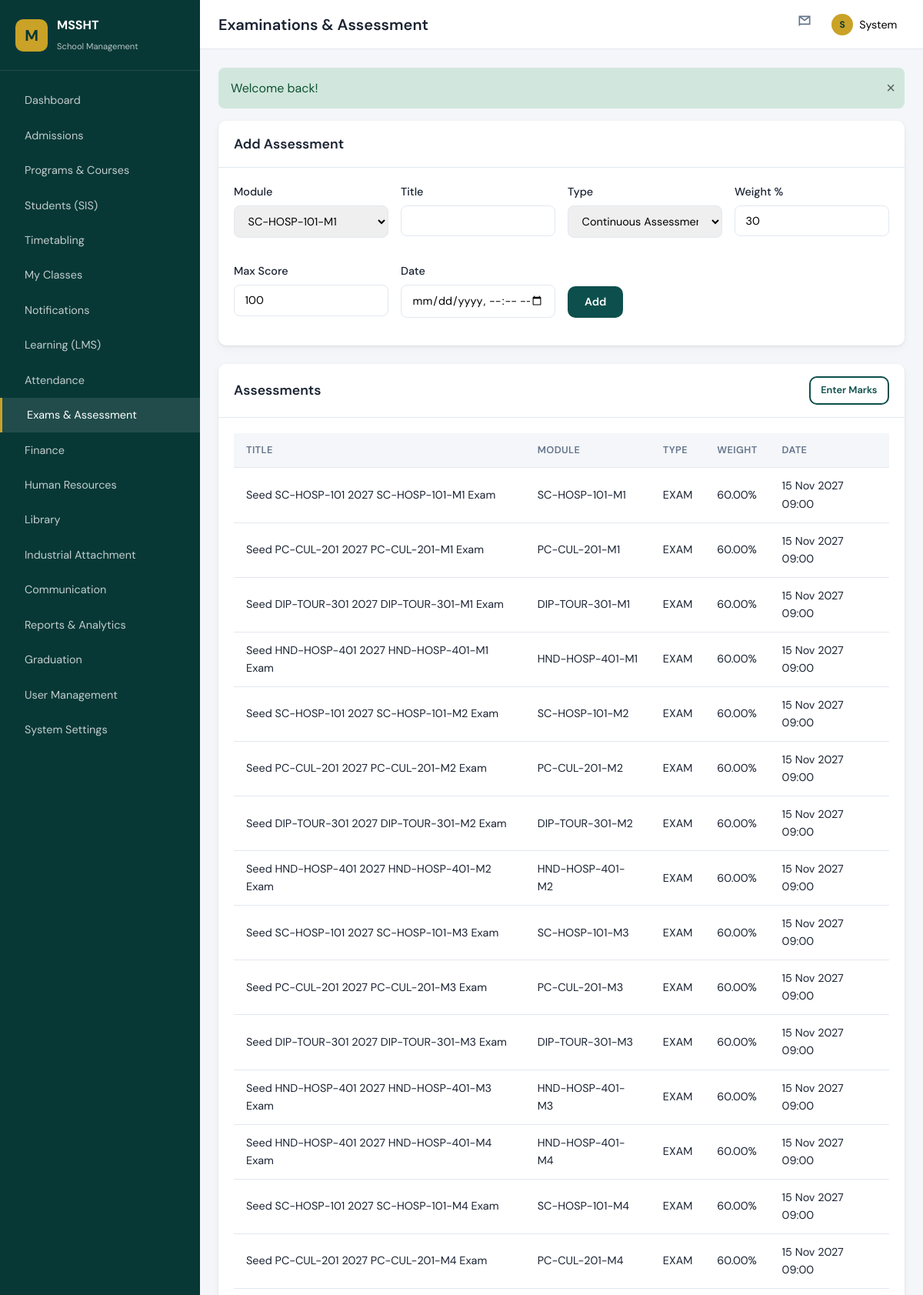
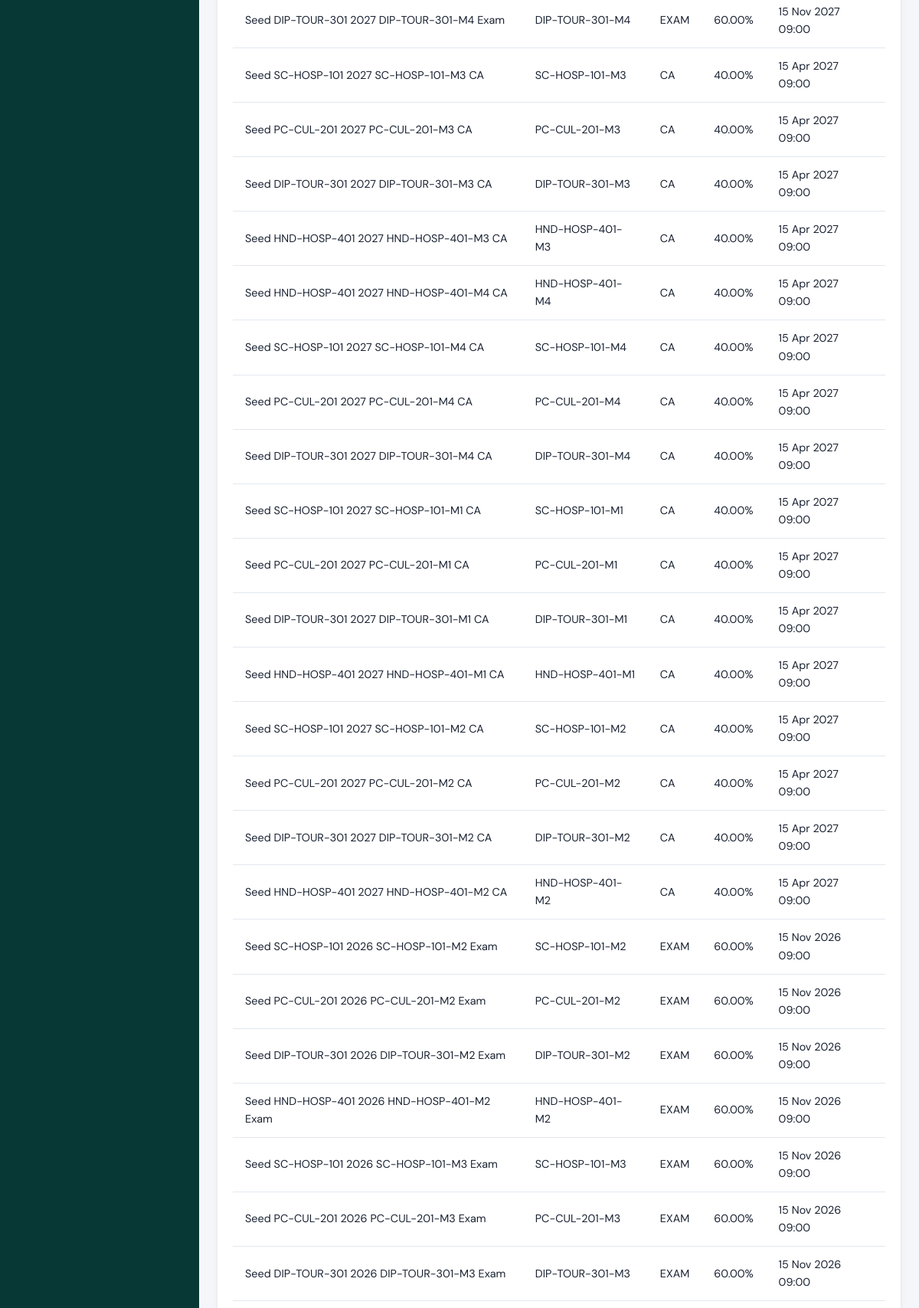
Page /modules/exams/index.php (signed in, upper part) on the committed database (2 pictures, top to bottom).
### tables this page shows
CREATE TABLE assessments (
    id INT UNSIGNED AUTO_INCREMENT PRIMARY KEY,
    module_id INT UNSIGNED NOT NULL,
    title VARCHAR(200) NOT NULL,
    assessment_type ENUM('ca', 'exam', 'project', 'practical') NOT NULL,
    weight_percent DECIMAL(5,2) DEFAULT 0,
    max_score DECIMAL(6,2) DEFAULT 100,
    scheduled_date DATETIME NULL,
    created_at TIMESTAMP DEFAULT CURRENT_TIMESTAMP,
    FOREIGN KEY (module_id) REFERENCES modules(id) ON DELETE CASCADE
);

CREATE TABLE modules (
    id INT UNSIGNED AUTO_INCREMENT PRIMARY KEY,
    program_id INT UNSIGNED NOT NULL,
    code VARCHAR(20) NOT NULL,
    name VARCHAR(200) NOT NULL,
    credits DECIMAL(4,2) DEFAULT 0,
    semester TINYINT UNSIGNED DEFAULT 1,
    is_core TINYINT(1) DEFAULT 1,
    FOREIGN KEY (program_id) REFERENCES programs(id) ON DELETE CASCADE,
    UNIQUE KEY uk_program_module (program_id, code)
);

### includes/helpers.php (called while the page is built, shortened)
<?php
function e(?string $value): string
{
    return htmlspecialchars($value ?? '', ENT_QUOTES, 'UTF-8');
}
function formatDate(?string $date, string $format = 'd M Y'): string
{
    return date($format, strtotime($date));
}
    function getRoleModules(?string $roleKey): array
    {
        try {
            $db = getDB();
            $stmt = $db->prepare('SELECT module_permissions FROM roles WHERE role_key = ? AND status = "active" LIMIT 1');
            $stmt->execute([$roleKey]);
            $json = $stmt->fetchColumn();
            if ($json) {
                $decoded = json_decode((string) $json, true);
                if (is_array($decoded)) {
                    return array_values(array_filter($decoded, static fn ($module) => is_string($module) && $module !== ''));
                }
            }
        } catch (Exception $e) {
        }
        return DEFAULT_ROLE_MODULES[$roleKey] ?? [];
    }

### includes/auth.php (called while the page is built, shortened)
<?php
function currentUser(): ?array
{
    return $_SESSION['user'] ?? null;
}
function currentRole(): ?string
{
    $user = currentUser();
    return $user['role'] ?? null;
}
function getAccessibleModules(?int $userId = null): array
{
    $role = currentRole();
    $modules = getRoleModules($role);
    return array_values(array_unique($modules));
}

### modules/exams/index.php (the view, shortened to what this page needs)
<?php
$db = getDB();
$assessments = $db->query(
    'SELECT a.*, m.code FROM assessments a JOIN modules m ON m.id = a.module_id ORDER BY a.scheduled_date DESC'
)->fetchAll();
$modules = $db->query('SELECT id, code, name FROM modules')->fetchAll();
require_once __DIR__ . '/../../includes/header.php';
?>
<div class="card">
    <div class="card-header"><h2>Add Assessment</h2></div>
    <div class="card-body">
        <form method="post" class="form-row">
            <div class="form-group">
                <label>Module</label>
                <select name="module_id" required><?php foreach ($modules as $m): ?>
                <option value="<?= $m['id'] ?>"><?= e($m['code']) ?></option><?php endforeach; ?></select>
            </div>
            <div class="form-group"><label>Title</label><input name="title" required></div>
            <div class="form-group">
                <label>Type</label>
                <select name="assessment_type"><option value="ca">Continuous Assessment</option><option value="exam">Exam</option><option value="project">Project</option><option value="practical">Practical</option></select>
            </div>
            <div class="form-group"><label>Weight %</label><input type="number" step="0.01" name="weight_percent" value="30"></div>
            <div class="form-group"><label>Max Score</label><input type="number" name="max_score" value="100"></div>
            <div class="form-group"><label>Date</label><input type="datetime-local" name="scheduled_date"></div>
            <div class="form-group" style="align-self:flex-end;"><button type="submit" class="btn btn-primary">Add</button></div>
        </form>
    </div>
</div>
<div class="card">
    <div class="card-header"><h2>Assessments</h2><a href="marks.php" class="btn btn-sm btn-outline">Enter Marks</a></div>
    <div class="card-body table-wrap">
        <table class="data-table">
            <thead><tr><th>Title</th><th>Module</th><th>Type</th><th>Weight</th><th>Date</th></tr></thead>
            <tbody>
            <?php foreach ($assessments as $a): ?>
            <tr>
                <td><?= e($a['title']) ?></td>
                <td><?= e($a['code']) ?></td>
                <td><?= e(strtoupper($a['assessment_type'])) ?></td>
                <td><?= e($a['weight_percent']) ?>%</td>
                <td><?= $a['scheduled_date'] ? formatDate($a['scheduled_date'], 'd M Y H:i') : '—' ?></td>
            </tr>
            <?php endforeach; ?>
            </tbody>
        </table>
    </div>
</div>
<?php require_once __DIR__ . '/../../includes/footer.php'; ?>

### assets/css/main.css (style rules this page uses)
:root { --color-primary: #0d4f4c; --color-primary-dark: #083836; --color-primary-light: #1a7a75; --color-accent: #c9a227; --color-accent-light: #e8c547; --color-bg: #f4f6f9; --color-surface: #ffffff; --color-text: #1a2332; --color-text-muted: #64748b; --color-border: #e2e8f0; --color-danger: #dc3545; --color-success: #198754; --color-warning: #ffc107; --color-info: #0dcaf0; --sidebar-width: 260px; --topbar-height: 64px; --radius: 10px; --shadow: 0 1px 3px rgba(0,0,0,.08), 0 4px 12px rgba(0,0,0,.04); --font-sans: 'DM Sans', system-ui, sans-serif; --font-display: 'Playfair Display', Georgia, serif; }
*, *::before, *::after { box-sizing: border-box; margin: 0; padding: 0; }
html { font-size: 16px; scroll-behavior: smooth; }
body { font-family: var(--font-sans); color: var(--color-text); background: var(--color-bg); line-height: 1.6; }
a { color: var(--color-primary-light); text-decoration: none; }
.btn { display: inline-flex; align-items: center; justify-content: center; gap: .5rem; padding: .6rem 1.25rem; border-radius: var(--radius); font-weight: 600; font-size: .9rem; border: 2px solid transparent; cursor: pointer; transition: all .2s; font-family: inherit; }
.btn-primary { background: var(--color-primary); color: #fff; }
.btn-outline { background: transparent; border-color: var(--color-primary); color: var(--color-primary); }
.btn-sm { padding: .4rem .85rem; font-size: .8rem; }
.card { background: var(--color-surface); border-radius: var(--radius); box-shadow: var(--shadow); margin-bottom: 1.5rem; }
.card-header { padding: 1rem 1.25rem; border-bottom: 1px solid var(--color-border); display: flex; align-items: center; justify-content: space-between; }
.card-header h2 { font-size: 1.1rem; font-weight: 600; }
.card-body { padding: 1.25rem; }
.table-wrap { overflow-x: auto; }
table.data-table { width: 100%; border-collapse: collapse; font-size: .9rem; }
table.data-table th, table.data-table td { padding: .75rem 1rem; text-align: left; border-bottom: 1px solid var(--color-border); }
table.data-table th { background: var(--color-bg); font-weight: 600; font-size: .8rem; text-transform: uppercase; letter-spacing: .03em; color: var(--color-text-muted); }
.form-group { margin-bottom: 1rem; }
.form-group label { display: block; margin-bottom: .35rem; font-weight: 500; font-size: .9rem; }
.form-group input, .form-group select, .form-group textarea { width: 100%; padding: .65rem .85rem; border: 1px solid var(--color-border); border-radius: 8px; font-family: inherit; font-size: .9rem; transition: border-color .2s; }
.form-row { display: grid; grid-template-columns: repeat(auto-fit, minmax(200px, 1fr)); gap: 1rem; }

### rows in the picture
assessments: title "Seed SC-HOSP-101 2027 SC-HOSP-101-M1 Exam", module.code "SC-HOSP-101-M1", assessment_type "EXAM", weight_percent "60.00", scheduled_date "15 Nov 2027 09:00"
assessments: title "Seed PC-CUL-201 2027 PC-CUL-201-M1 Exam", module.code "PC-CUL-201-M1", assessment_type "EXAM", weight_percent "60.00", scheduled_date "15 Nov 2027 09:00"
assessments: title "Seed DIP-TOUR-301 2027 DIP-TOUR-301-M1 Exam", module.code "DIP-TOUR-301-M1", assessment_type "EXAM", weight_percent "60.00", scheduled_date "15 Nov 2027 09:00"
assessments: title "Seed HND-HOSP-401 2027 HND-HOSP-401-M1 Exam", module.code "HND-HOSP-401-M1", assessment_type "EXAM", weight_percent "60.00", scheduled_date "15 Nov 2027 09:00"
assessments: title "Seed SC-HOSP-101 2027 SC-HOSP-101-M2 Exam", module.code "SC-HOSP-101-M2", assessment_type "EXAM", weight_percent "60.00", scheduled_date "15 Nov 2027 09:00"
assessments: title "Seed PC-CUL-201 2027 PC-CUL-201-M2 Exam", module.code "PC-CUL-201-M2", assessment_type "EXAM", weight_percent "60.00", scheduled_date "15 Nov 2027 09:00"
assessments: title "Seed DIP-TOUR-301 2027 DIP-TOUR-301-M2 Exam", module.code "DIP-TOUR-301-M2", assessment_type "EXAM", weight_percent "60.00", scheduled_date "15 Nov 2027 09:00"
assessments: title "Seed HND-HOSP-401 2027 HND-HOSP-401-M2 Exam", module.code "HND-HOSP-401-M2", assessment_type "EXAM", weight_percent "60.00", scheduled_date "15 Nov 2027 09:00"
assessments: title "Seed SC-HOSP-101 2027 SC-HOSP-101-M3 Exam", module.code "SC-HOSP-101-M3", assessment_type "EXAM", weight_percent "60.00", scheduled_date "15 Nov 2027 09:00"
assessments: title "Seed PC-CUL-201 2027 PC-CUL-201-M3 Exam", module.code "PC-CUL-201-M3", assessment_type "EXAM", weight_percent "60.00", scheduled_date "15 Nov 2027 09:00"
assessments: title "Seed DIP-TOUR-301 2027 DIP-TOUR-301-M3 Exam", module.code "DIP-TOUR-301-M3", assessment_type "EXAM", weight_percent "60.00", scheduled_date "15 Nov 2027 09:00"
assessments: title "Seed HND-HOSP-401 2027 HND-HOSP-401-M3 Exam", module.code "HND-HOSP-401-M3", assessment_type "EXAM", weight_percent "60.00", scheduled_date "15 Nov 2027 09:00"
assessments: title "Seed HND-HOSP-401 2027 HND-HOSP-401-M4 Exam", module.code "HND-HOSP-401-M4", assessment_type "EXAM", weight_percent "60.00", scheduled_date "15 Nov 2027 09:00"
assessments: title "Seed SC-HOSP-101 2027 SC-HOSP-101-M4 Exam", module.code "SC-HOSP-101-M4", assessment_type "EXAM", weight_percent "60.00", scheduled_date "15 Nov 2027 09:00"
assessments: title "Seed PC-CUL-201 2027 PC-CUL-201-M4 Exam", module.code "PC-CUL-201-M4", assessment_type "EXAM", weight_percent "60.00", scheduled_date "15 Nov 2027 09:00"
assessments: title "Seed DIP-TOUR-301 2027 DIP-TOUR-301-M4 Exam", module.code "DIP-TOUR-301-M4", assessment_type "EXAM", weight_percent "60.00", scheduled_date "15 Nov 2027 09:00"
assessments: title "Seed SC-HOSP-101 2027 SC-HOSP-101-M3 CA", module.code "SC-HOSP-101-M3", assessment_type "CA", weight_percent "40.00", scheduled_date "15 Apr 2027 09:00"
assessments: title "Seed PC-CUL-201 2027 PC-CUL-201-M3 CA", module.code "PC-CUL-201-M3", assessment_type "CA", weight_percent "40.00", scheduled_date "15 Apr 2027 09:00"
assessments: title "Seed DIP-TOUR-301 2027 DIP-TOUR-301-M3 CA", module.code "DIP-TOUR-301-M3", assessment_type "CA", weight_percent "40.00", scheduled_date "15 Apr 2027 09:00"
assessments: title "Seed HND-HOSP-401 2027 HND-HOSP-401-M3 CA", module.code "HND-HOSP-401-M3", assessment_type "CA", weight_percent "40.00", scheduled_date "15 Apr 2027 09:00"
assessments: title "Seed HND-HOSP-401 2027 HND-HOSP-401-M4 CA", module.code "HND-HOSP-401-M4", assessment_type "CA", weight_percent "40.00", scheduled_date "15 Apr 2027 09:00"
assessments: title "Seed SC-HOSP-101 2027 SC-HOSP-101-M4 CA", module.code "SC-HOSP-101-M4", assessment_type "CA", weight_percent "40.00", scheduled_date "15 Apr 2027 09:00"
assessments: title "Seed PC-CUL-201 2027 PC-CUL-201-M4 CA", module.code "PC-CUL-201-M4", assessment_type "CA", weight_percent "40.00", scheduled_date "15 Apr 2027 09:00"
assessments: title "Seed DIP-TOUR-301 2027 DIP-TOUR-301-M4 CA", module.code "DIP-TOUR-301-M4", assessment_type "CA", weight_percent "40.00", scheduled_date "15 Apr 2027 09:00"
assessments: title "Seed SC-HOSP-101 2027 SC-HOSP-101-M1 CA", module.code "SC-HOSP-101-M1", assessment_type "CA", weight_percent "40.00", scheduled_date "15 Apr 2027 09:00"
assessments: title "Seed PC-CUL-201 2027 PC-CUL-201-M1 CA", module.code "PC-CUL-201-M1", assessment_type "CA", weight_percent "40.00", scheduled_date "15 Apr 2027 09:00"
assessments: title "Seed DIP-TOUR-301 2027 DIP-TOUR-301-M1 CA", module.code "DIP-TOUR-301-M1", assessment_type "CA", weight_percent "40.00", scheduled_date "15 Apr 2027 09:00"
assessments: title "Seed HND-HOSP-401 2027 HND-HOSP-401-M1 CA", module.code "HND-HOSP-401-M1", assessment_type "CA", weight_percent "40.00", scheduled_date "15 Apr 2027 09:00"
assessments: title "Seed SC-HOSP-101 2027 SC-HOSP-101-M2 CA", module.code "SC-HOSP-101-M2", assessment_type "CA", weight_percent "40.00", scheduled_date "15 Apr 2027 09:00"
assessments: title "Seed PC-CUL-201 2027 PC-CUL-201-M2 CA", module.code "PC-CUL-201-M2", assessment_type "CA", weight_percent "40.00", scheduled_date "15 Apr 2027 09:00"
assessments: title "Seed DIP-TOUR-301 2027 DIP-TOUR-301-M2 CA", module.code "DIP-TOUR-301-M2", assessment_type "CA", weight_percent "40.00", scheduled_date "15 Apr 2027 09:00"
assessments: title "Seed HND-HOSP-401 2027 HND-HOSP-401-M2 CA", module.code "HND-HOSP-401-M2", assessment_type "CA", weight_percent "40.00", scheduled_date "15 Apr 2027 09:00"
assessments: title "Seed SC-HOSP-101 2026 SC-HOSP-101-M2 Exam", module.code "SC-HOSP-101-M2", assessment_type "EXAM", weight_percent "60.00", scheduled_date "15 Nov 2026 09:00"
assessments: title "Seed PC-CUL-201 2026 PC-CUL-201-M2 Exam", module.code "PC-CUL-201-M2", assessment_type "EXAM", weight_percent "60.00", scheduled_date "15 Nov 2026 09:00"
assessments: title "Seed DIP-TOUR-301 2026 DIP-TOUR-301-M2 Exam", module.code "DIP-TOUR-301-M2", assessment_type "EXAM", weight_percent "60.00", scheduled_date "15 Nov 2026 09:00"
assessments: title "Seed HND-HOSP-401 2026 HND-HOSP-401-M2 Exam", module.code "HND-HOSP-401-M2", assessment_type "EXAM", weight_percent "60.00", scheduled_date "15 Nov 2026 09:00"
assessments: title "Seed SC-HOSP-101 2026 SC-HOSP-101-M3 Exam", module.code "SC-HOSP-101-M3", assessment_type "EXAM", weight_percent "60.00", scheduled_date "15 Nov 2026 09:00"
assessments: title "Seed PC-CUL-201 2026 PC-CUL-201-M3 Exam", module.code "PC-CUL-201-M3", assessment_type "EXAM", weight_percent "60.00", scheduled_date "15 Nov 2026 09:00"
assessments: title "Seed DIP-TOUR-301 2026 DIP-TOUR-301-M3 Exam", module.code "DIP-TOUR-301-M3", assessment_type "EXAM", weight_percent "60.00", scheduled_date "15 Nov 2026 09:00"

### other values in the picture
$item['label'] "Dashboard"
$item['label'] "Admissions"
$item['label'] "Programs & Courses"
$item['label'] "Students (SIS)"
$item['label'] "Timetabling"
$item['label'] "My Classes"
$item['label'] "Notifications"
$item['label'] "Learning (LMS)"
$item['label'] "Attendance"
$item['label'] "Exams & Assessment"
$item['label'] "Finance"
$item['label'] "Human Resources"
$item['label'] "Library"
$item['label'] "Industrial Attachment"
$item['label'] "Communication"
